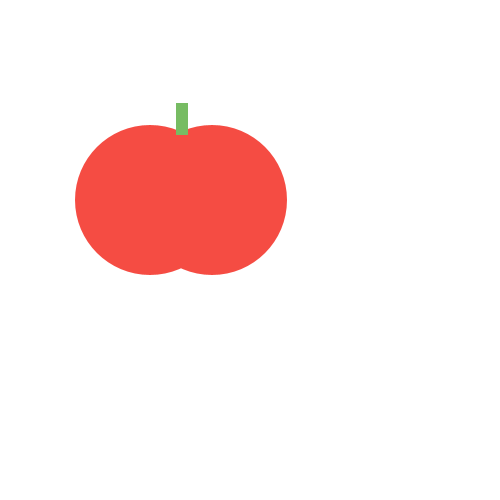
Frame 1 (no input)
Frame 60 (the mouse pressed at the canvas centre just before this capture): identical to frame 1, image omitted
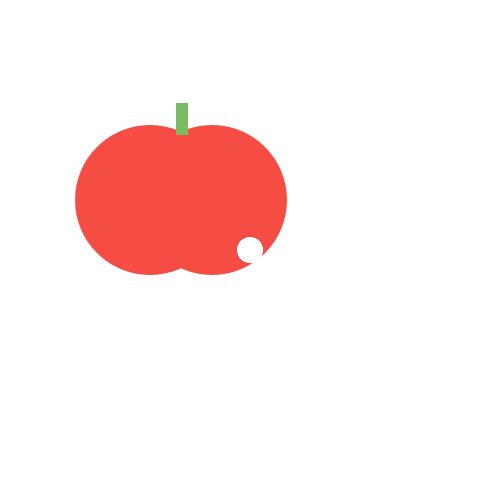
Frame 120 (the mouse held since frame 60 and released just before this capture)

The Processing sketch that drew these frames (run headless with seeded random() and noise(); from frame 60 on, the mouse is pressed at the canvas centre):

// Processing sketch: TastyTomato
// ── TastyTomato.pde
void setup() {
    size(500, 500);
    background(#FFFFFF);
    noStroke();
    //tomato
    fill(#F54C43);
    ellipse(150, 200, 150, 150);
    ellipse(212, 200, 150, 150);
    //stem
    fill(#77BC63);
    rect(176, 103, 12, 32);
}
void draw() {
    if(mousePressed == true){
      fill(#FFFFFF);
      ellipse(mouseX,mouseY,25,25);
    }
}
